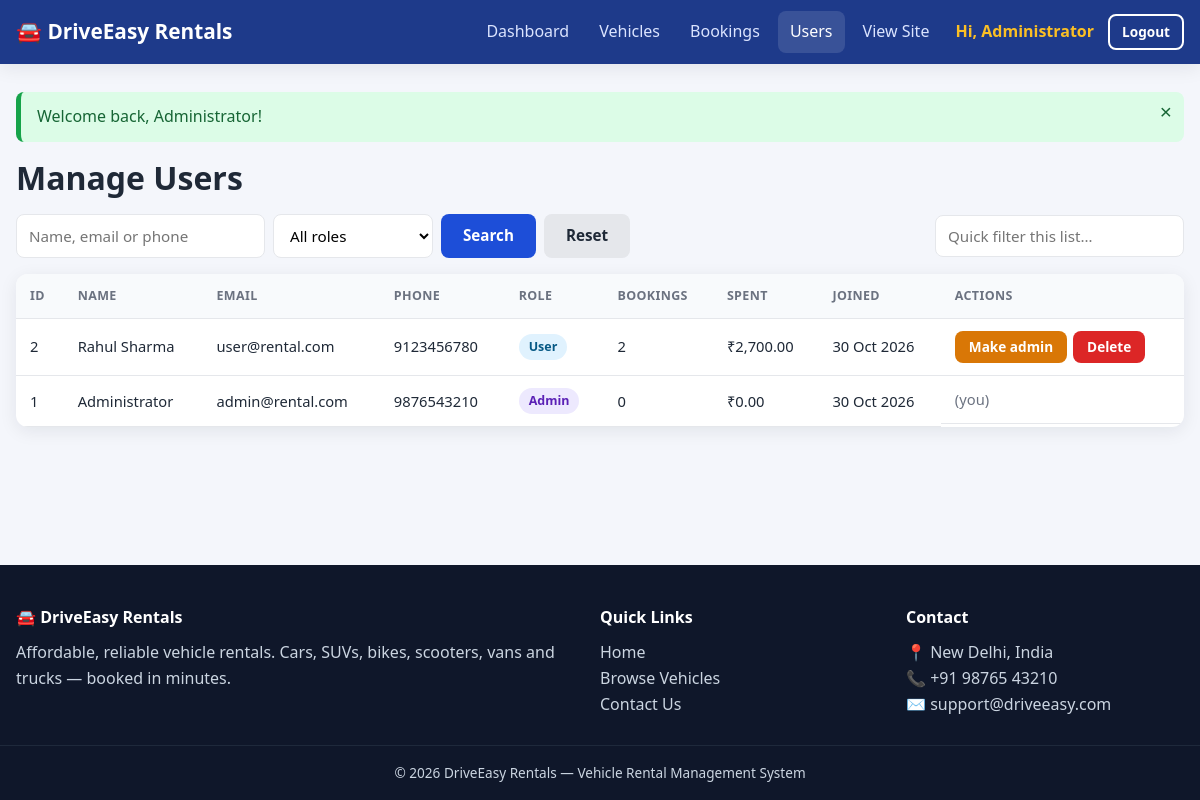
The page /admin/users.php (signed in) on the database its author committed.
### tables this page shows
CREATE TABLE users (
    id INT AUTO_INCREMENT PRIMARY KEY,
    name VARCHAR(100) NOT NULL,
    email VARCHAR(150) NOT NULL UNIQUE,
    phone VARCHAR(15) NOT NULL,
    password VARCHAR(255) NOT NULL,
    role ENUM('user','admin') NOT NULL DEFAULT 'user',
    created_at TIMESTAMP DEFAULT CURRENT_TIMESTAMP
);

### admin/users.php (the view, shortened to what this page needs)
<?php
require_once '../config/db.php';
$me = current_user()['id'];
$q = trim($_GET['q'] ?? '');
$where = []; $params = [];
$sql = "SELECT u.*, COUNT(b.id) AS bookings, COALESCE(SUM(CASE WHEN b.status IN ('approved','completed') THEN b.total_amount END),0) AS spent
        FROM users u LEFT JOIN bookings b ON b.user_id = u.id"
     . ($where ? ' WHERE ' . implode(' AND ', $where) : '')
     . ' GROUP BY u.id ORDER BY u.created_at DESC, u.id DESC';
$stmt = $pdo->prepare($sql);
$stmt->execute($params);
$users = $stmt->fetchAll();
include '../includes/header.php';
?>
<h1>Manage Users</h1>
<div class="toolbar">
    <form method="get">
        <input type="search" name="q" value="<?= e($q) ?>" placeholder="Name, email or phone">
        <select name="role" class="auto-submit">
            <option value="">All roles</option>
        </select>
        <button class="btn btn-primary">Search</button>
        <a href="users.php" class="btn btn-secondary">Reset</a>
    </form>
    <input type="search" data-table-search="#usersTable" placeholder="Quick filter this list…">
</div>
<div class="table-wrap">
    <table class="data" id="usersTable">
        <thead><tr><th>ID</th><th>Name</th><th>Email</th><th>Phone</th><th>Role</th><th>Bookings</th><th>Spent</th><th>Joined</th><th>Actions</th></tr></thead>
        <tbody>
        <?php foreach ($users as $u): ?>
            <tr>
                <td><?= (int)$u['id'] ?></td>
                <td><?= e($u['name']) ?></td>
                <td><?= e($u['email']) ?></td>
                <td><?= e($u['phone']) ?></td>
                <td><?= status_badge($u['role']) ?></td>
                <td><?= (int)$u['bookings'] ?></td>
                <td><?= money($u['spent']) ?></td>
                <td><?= date('d M Y', strtotime($u['created_at'])) ?></td>
                <td class="actions">
                    <?php if ((int)$u['id'] !== $me): ?>
                        <form method="post"><?= csrf_field() ?><input type="hidden" name="id" value="<?= (int)$u['id'] ?>"><input type="hidden" name="action" value="toggle_role">
                            <button class="btn btn-warning btn-sm" data-confirm="Change role of <?= e($u['name']) ?>?"><?= $u['role'] === 'admin' ? 'Make user' : 'Make admin' ?></button></form>
                        <form method="post"><?= csrf_field() ?><input type="hidden" name="id" value="<?= (int)$u['id'] ?>"><input type="hidden" name="action" value="delete">
                            <button class="btn btn-danger btn-sm" data-confirm="Delete <?= e($u['name']) ?> and all their bookings?">Delete</button></form>
                    <?php else: ?><span class="muted">(you)</span><?php endif; ?>
                </td>
            </tr>
        <?php endforeach; ?>
        </tbody>
    </table>
</div>
<?php include '../includes/footer.php'; ?>

### includes/header.php (shortened to what this page needs)
<?php
$base = $base ?? '';
$current = basename($_SERVER['PHP_SELF']);
$inAdmin = strpos($_SERVER['PHP_SELF'], '/admin/') !== false;
function nav_active($file, $current) { return $file === $current ? ' class="active"' : ''; }
?>
<!DOCTYPE html>
<html lang="en">
<head>
    <link rel="stylesheet" href="<?= $base ?>assets/css/style.css">
</head>
<body>
<header class="site-header">
    <nav class="navbar container">
        <a href="<?= $base ?>index.php" class="logo">🚘 <span><?= e(APP_NAME) ?></span></a>
        <ul class="nav-links">
            <?php if ($inAdmin): ?>
                <li><a href="index.php"<?= nav_active('index.php', $current) ?>>Dashboard</a></li>
                <li><a href="vehicles.php"<?= nav_active('vehicles.php', $current) ?>>Vehicles</a></li>
                <li><a href="bookings.php"<?= nav_active('bookings.php', $current) ?>>Bookings</a></li>
                <li><a href="users.php"<?= nav_active('users.php', $current) ?>>Users</a></li>
                <li><a href="../index.php">View Site</a></li>
            <?php endif; ?>
            <?php if (is_logged_in()): ?>
                <li class="nav-user">Hi, <?= e(explode(' ', current_user()['name'])[0]) ?></li>
                <li><a href="<?= $base ?>logout.php" class="btn btn-sm btn-outline">Logout</a></li>
            <?php else: ?>
                <li><a href="login.php"<?= nav_active('login.php', $current) ?>>Login</a></li>
                <li><a href="register.php" class="btn btn-sm btn-primary">Sign Up</a></li>
            <?php endif; ?>
        </ul>
    </nav>
</header>
<main class="container main-content">
<?php show_flash(); ?>

### includes/functions.php (shortened to what this page needs)
<?php
function e($str) {
    return htmlspecialchars((string)$str, ENT_QUOTES, 'UTF-8');
}
function money($amount) {
    return '₹' . number_format((float)$amount, 2);
}
function show_flash() {
    foreach ($_SESSION['flash'] as $f) {
        echo '<div class="alert alert-' . e($f['type']) . '">' . e($f['msg']) . '<button class="alert-close" aria-label="Close">&times;</button></div>';
    }
}
function is_logged_in() {
    return isset($_SESSION['user']);
}
function current_user() {
    return $_SESSION['user'] ?? null;
}
function status_badge($status) {
    return '<span class="badge badge-' . e($status) . '">' . e(ucfirst($status)) . '</span>';
}

### assets/css/style.css (style rules this page uses)
:root { --primary: #1d4ed8; --primary-dark: #1e3a8a; --accent: #f59e0b; --success: #16a34a; --danger: #dc2626; --warning: #d97706; --info: #0891b2; --bg: #f4f6fb; --card: #ffffff; --text: #1f2937; --muted: #6b7280; --border: #e5e7eb; --radius: 12px; --shadow: 0 4px 18px rgba(15, 23, 42, .08); }
* { box-sizing: border-box; margin: 0; padding: 0; }
html { scroll-behavior: smooth; }
body { font-family: "Segoe UI", Roboto, Helvetica, Arial, sans-serif; background: var(--bg); color: var(--text); line-height: 1.6; display: flex; flex-direction: column; min-height: 100vh; }
a { color: var(--primary); text-decoration: none; }
.container { width: 100%; max-width: 1200px; margin: 0 auto; padding: 0 16px; }
.main-content { flex: 1; padding-top: 28px; padding-bottom: 48px; }
h1, h2, h3 { line-height: 1.25; margin-bottom: .5em; }
.muted { color: var(--muted); }
.site-header { background: var(--primary-dark); position: sticky; top: 0; z-index: 100; box-shadow: var(--shadow); }
.navbar { display: flex; align-items: center; justify-content: space-between; min-height: 64px; }
.logo { color: #fff; font-size: 1.3rem; font-weight: 700; }
.nav-links { list-style: none; display: flex; align-items: center; gap: 6px; }
.nav-links a { color: #dbe4ff; padding: 8px 12px; border-radius: 8px; transition: .2s; display: inline-block; }
.nav-links a:hover, .nav-links a.active { background: rgba(255,255,255,.12); color: #fff; }
.nav-user { color: #fbbf24; padding: 0 8px; font-weight: 600; }
.btn { display: inline-block; padding: 10px 20px; border-radius: 8px; border: 2px solid transparent; font-size: .95rem; font-weight: 600; cursor: pointer; transition: .2s; text-align: center; font-family: inherit; line-height: 1.2; }
.btn-sm { padding: 6px 12px; font-size: .85rem; }
.btn-primary { background: var(--primary); color: #fff !important; }
.btn-outline { border-color: currentColor; color: #fff !important; background: transparent; }
.btn-danger { background: var(--danger); color: #fff; }
.btn-warning { background: var(--warning); color: #fff; }
.btn-secondary { background: #e5e7eb; color: var(--text); }
.alert { padding: 12px 44px 12px 16px; border-radius: 8px; margin-bottom: 16px; position: relative; border-left: 5px solid; }
.alert-success { background: #dcfce7; color: #166534; border-color: var(--success); }
.alert-close { position: absolute; right: 12px; top: 8px; background: none; border: 0; font-size: 1.3rem; cursor: pointer; color: inherit; }
.badge { display: inline-block; padding: 3px 10px; border-radius: 20px; font-size: .78rem; font-weight: 600; text-transform: capitalize; }
.badge-admin { background: #ede9fe; color: #5b21b6; }
.badge-user { background: #e0f2fe; color: #075985; }
input, select, textarea { width: 100%; padding: 10px 12px; border: 1.5px solid var(--border); border-radius: 8px; font-size: .95rem; font-family: inherit; background: #fff; transition: border .2s, box-shadow .2s; }
.table-wrap { overflow-x: auto; background: var(--card); border-radius: var(--radius); box-shadow: var(--shadow); }
table.data { width: 100%; border-collapse: collapse; min-width: 720px; }
table.data th, table.data td { padding: 12px 14px; text-align: left; border-bottom: 1px solid var(--border); font-size: .92rem; vertical-align: middle; }
table.data th { background: #f8fafc; font-weight: 600; color: var(--muted); text-transform: uppercase; font-size: .78rem; letter-spacing: .03em; }
.actions { display: flex; gap: 6px; flex-wrap: wrap; }
.actions form { display: inline; }
.toolbar { display: flex; justify-content: space-between; align-items: center; gap: 10px; flex-wrap: wrap; margin-bottom: 16px; }
.toolbar form { display: flex; gap: 8px; flex-wrap: wrap; }
.toolbar input, .toolbar select { width: auto; min-width: 160px; }

### rows shown on the page
users: name "Administrator", id "1", email "admin@rental.com", phone "9876543210", role "Admin", bookings "0", spent "₹0.00", created_at "30 Oct 2026", shows "(you)"
users: id "2", name "Rahul Sharma", email "user@rental.com", phone "9123456780", role "User", bookings "2", spent "₹2,700.00", created_at "30 Oct 2026", shows "Make admin"

### other values the page prints
APP_NAME "DriveEasy Rentals"
$f['msg'] "Welcome back, Administrator!"
